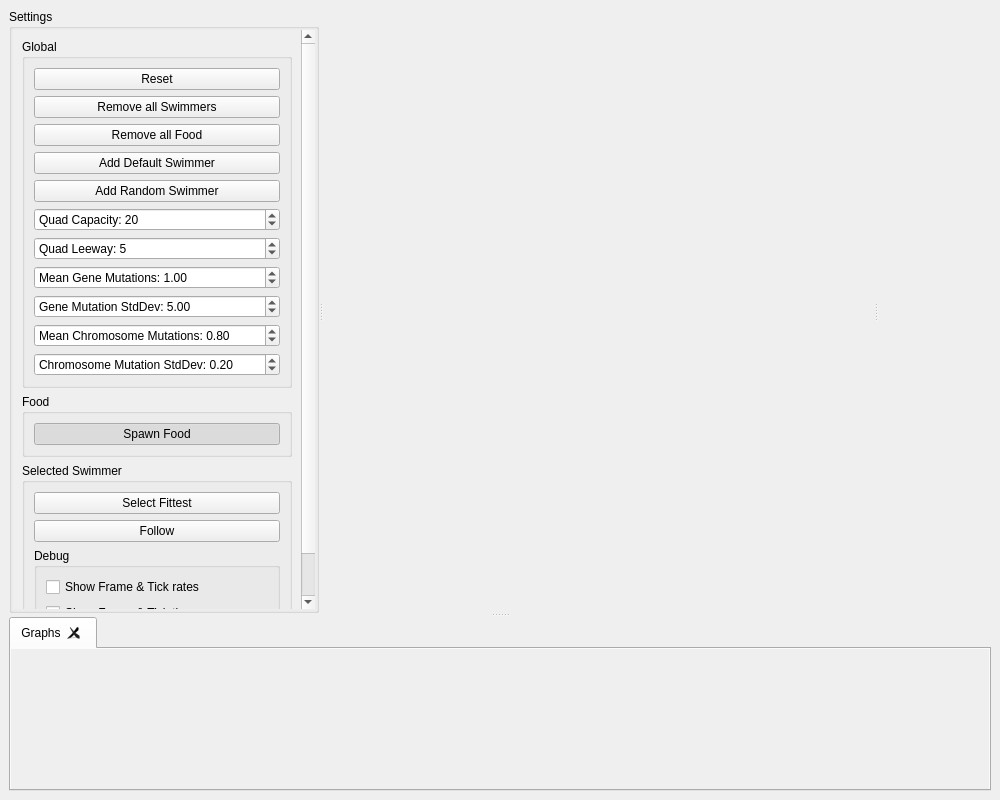
<?xml version="1.0" encoding="UTF-8"?>
<ui version="4.0">
 <class>MainWindow</class>
 <widget class="QMainWindow" name="MainWindow">
  <property name="geometry">
   <rect>
    <x>0</x>
    <y>0</y>
    <width>1000</width>
    <height>800</height>
   </rect>
  </property>
  <property name="windowTitle">
   <string>MainWindow</string>
  </property>
  <widget class="QWidget" name="mainWindowLayout">
   <layout class="QHBoxLayout" name="horizontalLayout">
    <item>
     <widget class="QSplitter" name="verticalSplitter">
      <property name="orientation">
       <enum>Qt::Vertical</enum>
      </property>
      <property name="childrenCollapsible">
       <bool>false</bool>
      </property>
      <widget class="QSplitter" name="horizontalSplitter">
       <property name="orientation">
        <enum>Qt::Horizontal</enum>
       </property>
       <property name="childrenCollapsible">
        <bool>false</bool>
       </property>
       <widget class="QGroupBox" name="settingsPanel">
        <property name="title">
         <string>Settings</string>
        </property>
        <layout class="QVBoxLayout" name="verticalLayout_4">
         <property name="spacing">
          <number>0</number>
         </property>
         <property name="leftMargin">
          <number>1</number>
         </property>
         <property name="topMargin">
          <number>1</number>
         </property>
         <property name="rightMargin">
          <number>1</number>
         </property>
         <property name="bottomMargin">
          <number>1</number>
         </property>
         <item>
          <widget class="QScrollArea" name="settingsScrollPanel">
           <property name="sizePolicy">
            <sizepolicy hsizetype="Preferred" vsizetype="Expanding">
             <horstretch>0</horstretch>
             <verstretch>0</verstretch>
            </sizepolicy>
           </property>
           <property name="frameShape">
            <enum>QFrame::NoFrame</enum>
           </property>
           <property name="verticalScrollBarPolicy">
            <enum>Qt::ScrollBarAsNeeded</enum>
           </property>
           <property name="horizontalScrollBarPolicy">
            <enum>Qt::ScrollBarAlwaysOff</enum>
           </property>
           <property name="widgetResizable">
            <bool>true</bool>
           </property>
           <widget class="QWidget" name="scrollAreaWidgetContents">
            <property name="geometry">
             <rect>
              <x>0</x>
              <y>0</y>
              <width>235</width>
              <height>631</height>
             </rect>
            </property>
            <layout class="QVBoxLayout" name="verticalLayout_5">
             <item>
              <widget class="QGroupBox" name="globalSettingsGroup">
               <property name="title">
                <string>Global</string>
               </property>
               <layout class="QGridLayout" name="gridLayout">
                <item row="9" column="0">
                 <widget class="QDoubleSpinBox" name="meanChromosomeMutationSpinBox">
                  <property name="prefix">
                   <string>Mean Chromosome Mutations: </string>
                  </property>
                  <property name="maximum">
                   <double>20.000000000000000</double>
                  </property>
                  <property name="value">
                   <double>0.800000000000000</double>
                  </property>
                 </widget>
                </item>
                <item row="3" column="0">
                 <widget class="QPushButton" name="addDefaultSwimmerButton">
                  <property name="text">
                   <string>Add Default Swimmer</string>
                  </property>
                 </widget>
                </item>
                <item row="7" column="0">
                 <widget class="QDoubleSpinBox" name="meanGeneMutationSpinBox">
                  <property name="prefix">
                   <string>Mean Gene Mutations: </string>
                  </property>
                  <property name="maximum">
                   <double>20.000000000000000</double>
                  </property>
                  <property name="value">
                   <double>1.000000000000000</double>
                  </property>
                 </widget>
                </item>
                <item row="8" column="0">
                 <widget class="QDoubleSpinBox" name="geneMutationStdDevSpinBox">
                  <property name="prefix">
                   <string>Gene Mutation StdDev: </string>
                  </property>
                  <property name="maximum">
                   <double>100.000000000000000</double>
                  </property>
                  <property name="singleStep">
                   <double>0.100000000000000</double>
                  </property>
                  <property name="value">
                   <double>5.000000000000000</double>
                  </property>
                 </widget>
                </item>
                <item row="0" column="0">
                 <widget class="QPushButton" name="resetAllButton">
                  <property name="text">
                   <string>Reset</string>
                  </property>
                 </widget>
                </item>
                <item row="1" column="0">
                 <widget class="QPushButton" name="removeAllSwimmersButton">
                  <property name="text">
                   <string>Remove all Swimmers</string>
                  </property>
                 </widget>
                </item>
                <item row="5" column="0">
                 <widget class="QSpinBox" name="quadCapacitySpinner">
                  <property name="prefix">
                   <string>Quad Capacity: </string>
                  </property>
                  <property name="minimum">
                   <number>0</number>
                  </property>
                  <property name="maximum">
                   <number>500</number>
                  </property>
                  <property name="value">
                   <number>20</number>
                  </property>
                 </widget>
                </item>
                <item row="6" column="0">
                 <widget class="QSpinBox" name="quadLeewaySpinner">
                  <property name="prefix">
                   <string>Quad Leeway: </string>
                  </property>
                  <property name="maximum">
                   <number>500</number>
                  </property>
                  <property name="value">
                   <number>5</number>
                  </property>
                 </widget>
                </item>
                <item row="4" column="0">
                 <widget class="QPushButton" name="addRandomSwimmerButton">
                  <property name="text">
                   <string>Add Random Swimmer</string>
                  </property>
                 </widget>
                </item>
                <item row="2" column="0">
                 <widget class="QPushButton" name="removeAllFoodButton">
                  <property name="text">
                   <string>Remove all Food</string>
                  </property>
                 </widget>
                </item>
                <item row="10" column="0">
                 <widget class="QDoubleSpinBox" name="chromosomeMutationStdDevSpinBox">
                  <property name="prefix">
                   <string>Chromosome Mutation StdDev: </string>
                  </property>
                  <property name="maximum">
                   <double>5.000000000000000</double>
                  </property>
                  <property name="singleStep">
                   <double>0.100000000000000</double>
                  </property>
                  <property name="value">
                   <double>0.200000000000000</double>
                  </property>
                 </widget>
                </item>
               </layout>
              </widget>
             </item>
             <item>
              <widget class="QGroupBox" name="foodSettingsGroup">
               <property name="title">
                <string>Food</string>
               </property>
               <layout class="QVBoxLayout" name="verticalLayout_7">
                <item>
                 <widget class="QPushButton" name="spawnFoodToggle">
                  <property name="text">
                   <string>Spawn Food</string>
                  </property>
                  <property name="checkable">
                   <bool>true</bool>
                  </property>
                  <property name="checked">
                   <bool>true</bool>
                  </property>
                 </widget>
                </item>
               </layout>
              </widget>
             </item>
             <item>
              <widget class="QGroupBox" name="selectedSwimmerGroup">
               <property name="title">
                <string>Selected Swimmer</string>
               </property>
               <layout class="QVBoxLayout" name="verticalLayout_8">
                <item>
                 <widget class="QPushButton" name="selectFittestButton">
                  <property name="text">
                   <string>Select Fittest</string>
                  </property>
                 </widget>
                </item>
                <item>
                 <widget class="QPushButton" name="followSelectedToggle">
                  <property name="text">
                   <string>Follow</string>
                  </property>
                  <property name="checkable">
                   <bool>true</bool>
                  </property>
                 </widget>
                </item>
                <item>
                 <widget class="QGroupBox" name="debugSettingsGroup">
                  <property name="title">
                   <string>Debug</string>
                  </property>
                  <layout class="QVBoxLayout" name="verticalLayout">
                   <item>
                    <widget class="QCheckBox" name="showPaintAndTickFrequencyCheckbox">
                     <property name="text">
                      <string>Show Frame &amp;&amp; Tick rates</string>
                     </property>
                    </widget>
                   </item>
                   <item>
                    <widget class="QCheckBox" name="showPaintAndTickDurationsCheckbox">
                     <property name="text">
                      <string>Show Frame &amp;&amp; Tick times</string>
                     </property>
                    </widget>
                   </item>
                  </layout>
                 </widget>
                </item>
               </layout>
              </widget>
             </item>
            </layout>
           </widget>
          </widget>
         </item>
        </layout>
       </widget>
       <widget class="QWidget" name="universeContainer" native="true">
        <layout class="QVBoxLayout" name="verticalLayout_2">
         <property name="spacing">
          <number>0</number>
         </property>
         <property name="leftMargin">
          <number>0</number>
         </property>
         <property name="topMargin">
          <number>0</number>
         </property>
         <property name="rightMargin">
          <number>0</number>
         </property>
         <property name="bottomMargin">
          <number>0</number>
         </property>
         <item>
          <widget class="UniverseWidget" name="universe" native="true">
           <property name="sizePolicy">
            <sizepolicy hsizetype="Expanding" vsizetype="Expanding">
             <horstretch>0</horstretch>
             <verstretch>0</verstretch>
            </sizepolicy>
           </property>
           <layout class="QGridLayout" name="gridLayout_3">
            <property name="leftMargin">
             <number>0</number>
            </property>
            <property name="topMargin">
             <number>0</number>
            </property>
            <property name="rightMargin">
             <number>0</number>
            </property>
            <property name="bottomMargin">
             <number>0</number>
            </property>
            <property name="spacing">
             <number>0</number>
            </property>
           </layout>
          </widget>
         </item>
         <item>
          <widget class="QWidget" name="playControllsContainer" native="true">
           <layout class="QHBoxLayout" name="horizontalLayout_2">
            <property name="leftMargin">
             <number>0</number>
            </property>
            <property name="topMargin">
             <number>0</number>
            </property>
            <property name="rightMargin">
             <number>0</number>
            </property>
            <property name="bottomMargin">
             <number>0</number>
            </property>
            <item>
             <widget class="QPushButton" name="playPauseButton">
              <property name="text">
               <string/>
              </property>
              <property name="icon">
               <iconset resource="Icons.qrc">
                <normaloff>:/icons/icons/pause.svg</normaloff>
                <normalon>:/icons/icons/play.svg</normalon>:/icons/icons/pause.svg</iconset>
              </property>
              <property name="iconSize">
               <size>
                <width>35</width>
                <height>35</height>
               </size>
              </property>
              <property name="checkable">
               <bool>true</bool>
              </property>
              <property name="checked">
               <bool>false</bool>
              </property>
              <property name="flat">
               <bool>true</bool>
              </property>
             </widget>
            </item>
            <item>
             <widget class="QWidget" name="playSpeedContainer" native="true">
              <layout class="QHBoxLayout" name="horizontalLayout_3">
               <property name="leftMargin">
                <number>0</number>
               </property>
               <property name="rightMargin">
                <number>0</number>
               </property>
               <item>
                <widget class="QPushButton" name="forwardButton">
                 <property name="text">
                  <string/>
                 </property>
                 <property name="icon">
                  <iconset resource="Icons.qrc">
                   <normaloff>:/icons/icons/play.svg</normaloff>:/icons/icons/play.svg</iconset>
                 </property>
                 <property name="iconSize">
                  <size>
                   <width>35</width>
                   <height>35</height>
                  </size>
                 </property>
                 <property name="checkable">
                  <bool>true</bool>
                 </property>
                 <property name="flat">
                  <bool>true</bool>
                 </property>
                 <attribute name="buttonGroup">
                  <string notr="true">playSpeedButtonGroup</string>
                 </attribute>
                </widget>
               </item>
               <item>
                <widget class="QPushButton" name="fastForwardButton">
                 <property name="text">
                  <string/>
                 </property>
                 <property name="icon">
                  <iconset resource="Icons.qrc">
                   <normaloff>:/icons/icons/fast-forward.svg</normaloff>:/icons/icons/fast-forward.svg</iconset>
                 </property>
                 <property name="iconSize">
                  <size>
                   <width>35</width>
                   <height>35</height>
                  </size>
                 </property>
                 <property name="checkable">
                  <bool>true</bool>
                 </property>
                 <property name="autoExclusive">
                  <bool>false</bool>
                 </property>
                 <property name="flat">
                  <bool>true</bool>
                 </property>
                 <attribute name="buttonGroup">
                  <string notr="true">playSpeedButtonGroup</string>
                 </attribute>
                </widget>
               </item>
               <item>
                <widget class="QPushButton" name="fastFastForwardButton">
                 <property name="text">
                  <string/>
                 </property>
                 <property name="icon">
                  <iconset resource="Icons.qrc">
                   <normaloff>:/icons/icons/fast-fast-forward.svg</normaloff>:/icons/icons/fast-fast-forward.svg</iconset>
                 </property>
                 <property name="iconSize">
                  <size>
                   <width>35</width>
                   <height>35</height>
                  </size>
                 </property>
                 <property name="checkable">
                  <bool>true</bool>
                 </property>
                 <property name="autoExclusive">
                  <bool>false</bool>
                 </property>
                 <property name="flat">
                  <bool>true</bool>
                 </property>
                 <attribute name="buttonGroup">
                  <string notr="true">playSpeedButtonGroup</string>
                 </attribute>
                </widget>
               </item>
               <item>
                <widget class="QPushButton" name="fullSpeedButton">
                 <property name="text">
                  <string/>
                 </property>
                 <property name="icon">
                  <iconset resource="Icons.qrc">
                   <normaloff>:/icons/icons/full-forward.svg</normaloff>:/icons/icons/full-forward.svg</iconset>
                 </property>
                 <property name="iconSize">
                  <size>
                   <width>35</width>
                   <height>35</height>
                  </size>
                 </property>
                 <property name="checkable">
                  <bool>true</bool>
                 </property>
                 <property name="autoExclusive">
                  <bool>false</bool>
                 </property>
                 <property name="flat">
                  <bool>true</bool>
                 </property>
                 <attribute name="buttonGroup">
                  <string notr="true">playSpeedButtonGroup</string>
                 </attribute>
                </widget>
               </item>
              </layout>
             </widget>
            </item>
            <item>
             <widget class="QWidget" name="playStepContainer" native="true">
              <layout class="QHBoxLayout" name="horizontalLayout_4">
               <property name="leftMargin">
                <number>0</number>
               </property>
               <property name="rightMargin">
                <number>0</number>
               </property>
               <item>
                <widget class="QPushButton" name="stepOneButton">
                 <property name="text">
                  <string/>
                 </property>
                 <property name="icon">
                  <iconset resource="Icons.qrc">
                   <normaloff>:/icons/icons/skip-1.svg</normaloff>:/icons/icons/skip-1.svg</iconset>
                 </property>
                 <property name="iconSize">
                  <size>
                   <width>35</width>
                   <height>35</height>
                  </size>
                 </property>
                 <property name="flat">
                  <bool>true</bool>
                 </property>
                </widget>
               </item>
               <item>
                <widget class="QPushButton" name="stepTenButton">
                 <property name="text">
                  <string/>
                 </property>
                 <property name="icon">
                  <iconset resource="Icons.qrc">
                   <normaloff>:/icons/icons/skip-10.svg</normaloff>:/icons/icons/skip-10.svg</iconset>
                 </property>
                 <property name="iconSize">
                  <size>
                   <width>35</width>
                   <height>35</height>
                  </size>
                 </property>
                 <property name="flat">
                  <bool>true</bool>
                 </property>
                </widget>
               </item>
               <item>
                <widget class="QPushButton" name="stepHundredButton">
                 <property name="text">
                  <string/>
                 </property>
                 <property name="icon">
                  <iconset resource="Icons.qrc">
                   <normaloff>:/icons/icons/skip-100.svg</normaloff>:/icons/icons/skip-100.svg</iconset>
                 </property>
                 <property name="iconSize">
                  <size>
                   <width>35</width>
                   <height>35</height>
                  </size>
                 </property>
                 <property name="flat">
                  <bool>true</bool>
                 </property>
                </widget>
               </item>
              </layout>
             </widget>
            </item>
            <item>
             <spacer name="horizontalSpacer">
              <property name="orientation">
               <enum>Qt::Horizontal</enum>
              </property>
              <property name="sizeHint" stdset="0">
               <size>
                <width>40</width>
                <height>20</height>
               </size>
              </property>
             </spacer>
            </item>
            <item>
             <widget class="QWidget" name="zoomContainer" native="true">
              <layout class="QGridLayout" name="gridLayout_2">
               <property name="leftMargin">
                <number>0</number>
               </property>
               <property name="topMargin">
                <number>0</number>
               </property>
               <property name="rightMargin">
                <number>0</number>
               </property>
               <property name="bottomMargin">
                <number>0</number>
               </property>
               <property name="spacing">
                <number>0</number>
               </property>
               <item row="0" column="1">
                <widget class="QPushButton" name="zoomInButton">
                 <property name="text">
                  <string/>
                 </property>
                 <property name="icon">
                  <iconset resource="Icons.qrc">
                   <normaloff>:/icons/icons/plus.svg</normaloff>:/icons/icons/plus.svg</iconset>
                 </property>
                 <property name="iconSize">
                  <size>
                   <width>25</width>
                   <height>25</height>
                  </size>
                 </property>
                 <property name="autoRepeat">
                  <bool>true</bool>
                 </property>
                 <property name="autoRepeatDelay">
                  <number>200</number>
                 </property>
                 <property name="autoRepeatInterval">
                  <number>25</number>
                 </property>
                 <property name="flat">
                  <bool>true</bool>
                 </property>
                </widget>
               </item>
               <item row="1" column="1">
                <widget class="QPushButton" name="zoomOutButton">
                 <property name="text">
                  <string/>
                 </property>
                 <property name="icon">
                  <iconset resource="Icons.qrc">
                   <normaloff>:/icons/icons/minus.svg</normaloff>:/icons/icons/minus.svg</iconset>
                 </property>
                 <property name="iconSize">
                  <size>
                   <width>25</width>
                   <height>25</height>
                  </size>
                 </property>
                 <property name="autoRepeat">
                  <bool>true</bool>
                 </property>
                 <property name="autoRepeatDelay">
                  <number>200</number>
                 </property>
                 <property name="autoRepeatInterval">
                  <number>25</number>
                 </property>
                 <property name="flat">
                  <bool>true</bool>
                 </property>
                </widget>
               </item>
               <item row="0" column="0" rowspan="2">
                <widget class="QPushButton" name="zoomHomeButton">
                 <property name="text">
                  <string/>
                 </property>
                 <property name="icon">
                  <iconset resource="Icons.qrc">
                   <normaloff>:/icons/icons/home.svg</normaloff>:/icons/icons/home.svg</iconset>
                 </property>
                 <property name="iconSize">
                  <size>
                   <width>30</width>
                   <height>30</height>
                  </size>
                 </property>
                 <property name="flat">
                  <bool>true</bool>
                 </property>
                </widget>
               </item>
              </layout>
             </widget>
            </item>
           </layout>
          </widget>
         </item>
        </layout>
       </widget>
       <widget class="InspectorPanel" name="inspectorPanel" native="true"/>
      </widget>
      <widget class="QTabWidget" name="graphs">
       <property name="sizePolicy">
        <sizepolicy hsizetype="Preferred" vsizetype="Preferred">
         <horstretch>0</horstretch>
         <verstretch>0</verstretch>
        </sizepolicy>
       </property>
       <property name="tabsClosable">
        <bool>true</bool>
       </property>
       <widget class="QWidget" name="graphCreationTab">
        <attribute name="title">
         <string>Graphs</string>
        </attribute>
        <layout class="QHBoxLayout" name="horizontalLayout_5">
         <property name="spacing">
          <number>0</number>
         </property>
         <property name="leftMargin">
          <number>0</number>
         </property>
         <property name="topMargin">
          <number>0</number>
         </property>
         <property name="rightMargin">
          <number>0</number>
         </property>
         <property name="bottomMargin">
          <number>0</number>
         </property>
         <item>
          <widget class="QScrollArea" name="newGraphButtonsScroller">
           <property name="frameShape">
            <enum>QFrame::NoFrame</enum>
           </property>
           <property name="frameShadow">
            <enum>QFrame::Plain</enum>
           </property>
           <property name="lineWidth">
            <number>0</number>
           </property>
           <property name="widgetResizable">
            <bool>true</bool>
           </property>
           <widget class="QWidget" name="newGraphButtonsContainer">
            <property name="geometry">
             <rect>
              <x>0</x>
              <y>0</y>
              <width>976</width>
              <height>79</height>
             </rect>
            </property>
           </widget>
          </widget>
         </item>
        </layout>
       </widget>
      </widget>
     </widget>
    </item>
   </layout>
  </widget>
  <widget class="QMenuBar" name="menubar">
   <property name="geometry">
    <rect>
     <x>0</x>
     <y>0</y>
     <width>1000</width>
     <height>21</height>
    </rect>
   </property>
  </widget>
  <action name="actionSave_Selected_Swimmer">
   <property name="text">
    <string>Save Selected Swimmer</string>
   </property>
  </action>
 </widget>
 <customwidgets>
  <customwidget>
   <class>UniverseWidget</class>
   <extends>QWidget</extends>
   <header>UniverseWidget.h</header>
   <container>1</container>
  </customwidget>
  <customwidget>
   <class>InspectorPanel</class>
   <extends>QWidget</extends>
   <header>InspectorPanel.h</header>
   <container>1</container>
  </customwidget>
 </customwidgets>
 <resources>
  <include location="Icons.qrc"/>
 </resources>
 <connections/>
 <buttongroups>
  <buttongroup name="playSpeedButtonGroup"/>
 </buttongroups>
</ui>
